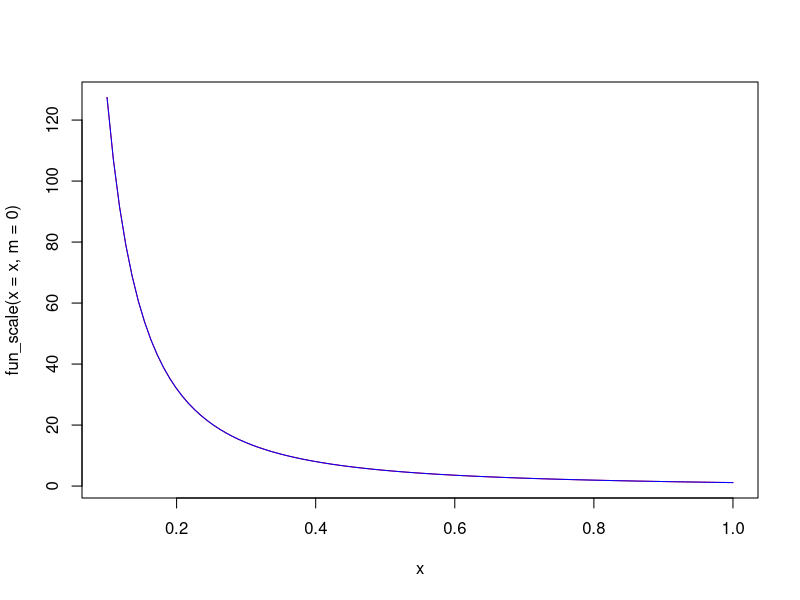
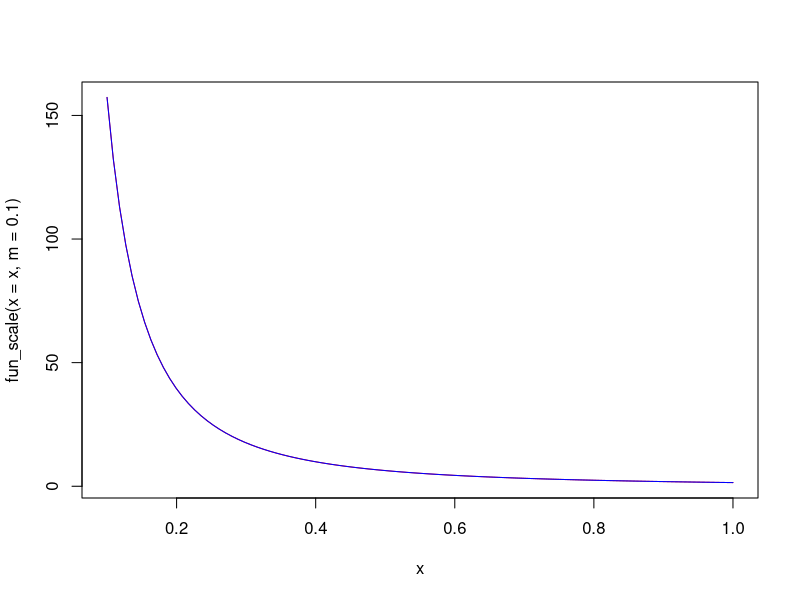
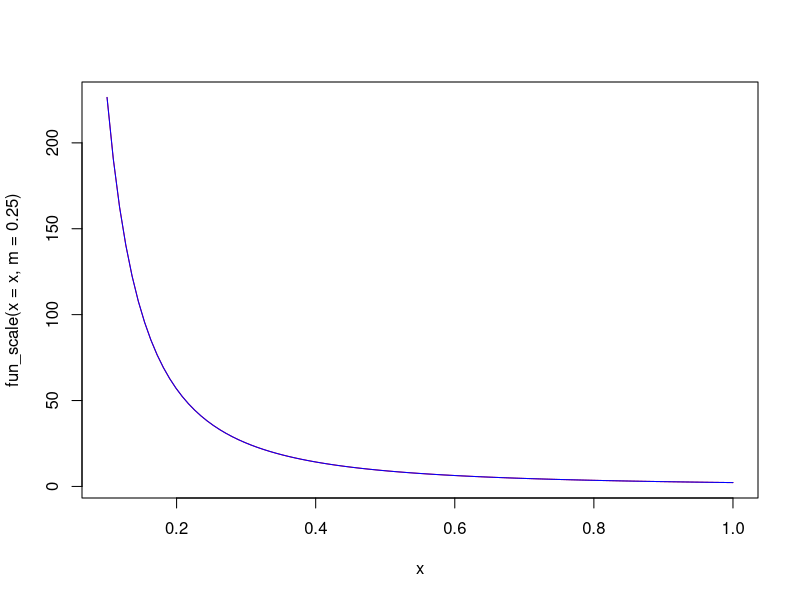
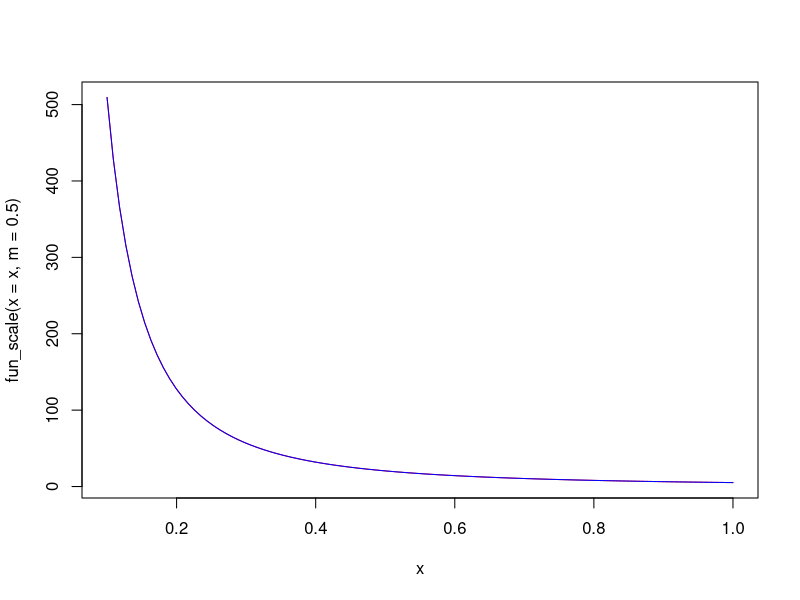
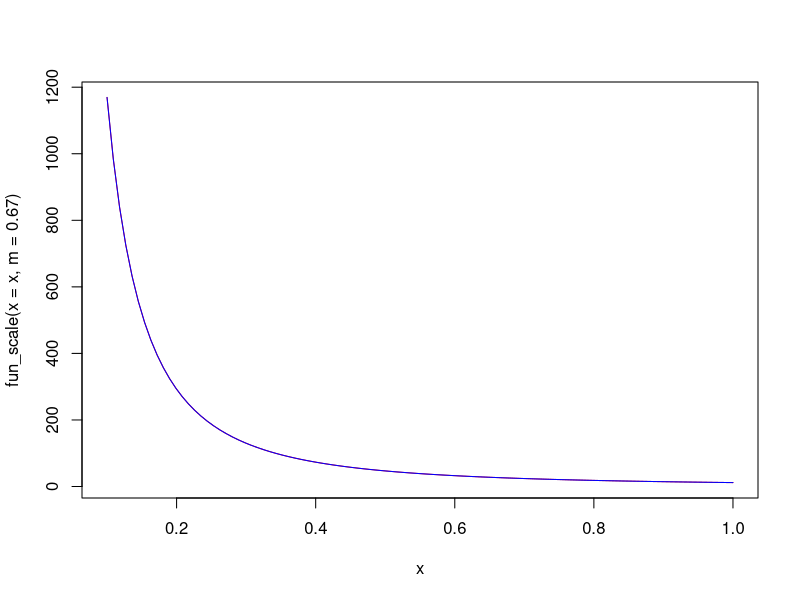
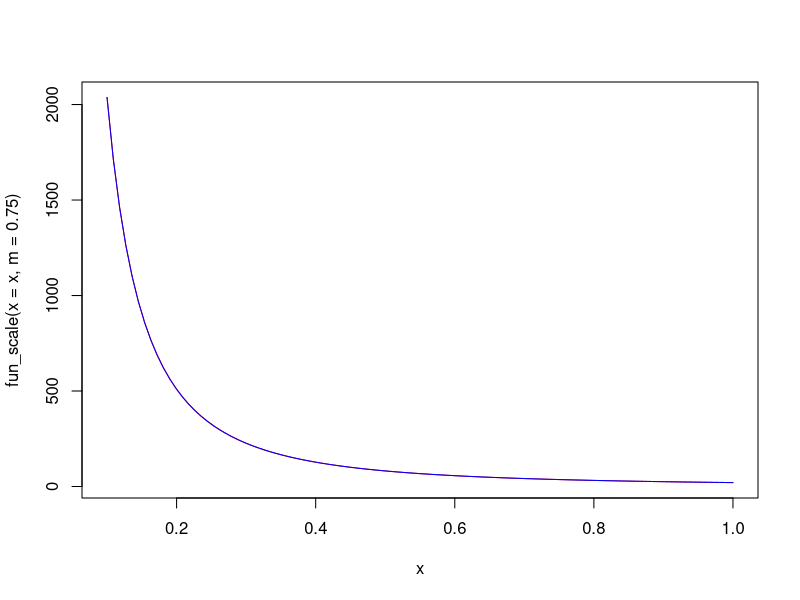
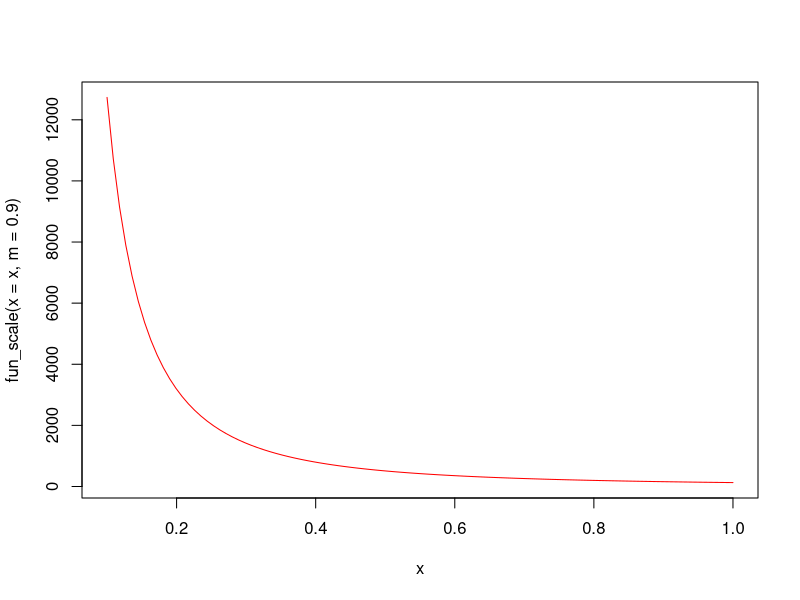
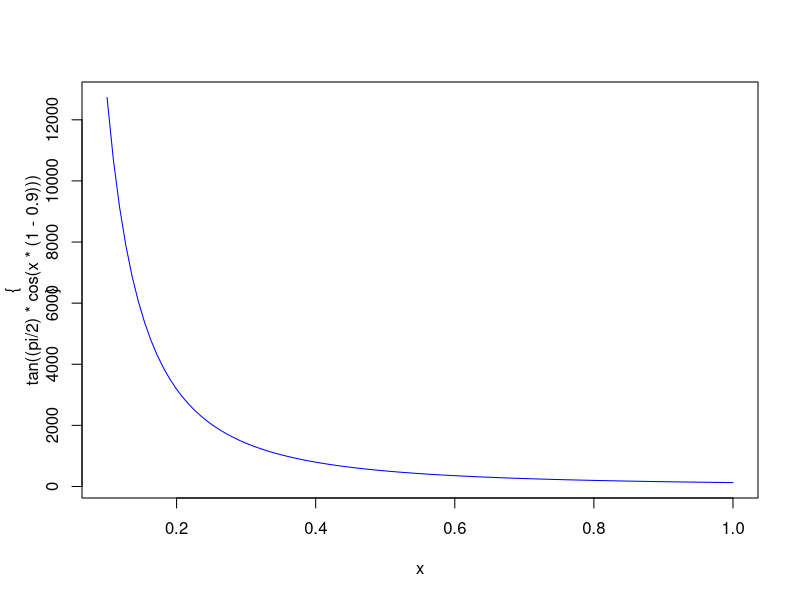

These charts were generated, in order, by the following R code:
fun_scale <- function(x, m){
  
  # ((1 - x) * (1 - m)) ^ - (x - m)
  # ((1 - x) * (1 - m)) ^ - (x - m)
  # 1 / m
  # (x/x) / (1 - m)
  # 1 / (1 + m)
  # 1 / ((1 - x) * (1 - m))
  # 1 / (x * (1 - m))
  # 1 / ((x / x) - m)
  # ((x/x) / (1 - m)) ^ (1 / (1 - x))
  # ((1 / m) - x) / m
  # tan(m * (pi / 2))
  tan((pi / 2) * cos(x * (1 - m)))
  # tan((pi / 2) * cos((pi / 2) * x * (1 - m)))
  # tan(acos(x * (1 - m)))
  
}

curve(fun_scale(x = x, m = 0), col = 'red', from = 0.1, to = 1); curve({tan((pi / 2) * cos(x * (1 - 0)))}, col = 'blue', add = T, from = 0.1, to = 1)
curve(fun_scale(x = x, m = 0.1), col = 'red', from = 0.1, to = 1); curve({tan((pi / 2) * cos(x * (1 - 0.1)))}, col = 'blue', add = T, from = 0.1, to = 1)
curve(fun_scale(x = x, m = 0.25), col = 'red', from = 0.1, to = 1); curve({tan((pi / 2) * cos(x * (1 - 0.25)))}, col = 'blue', add = T, from = 0.1, to = 1)
curve(fun_scale(x = x, m = 0.5), col = 'red', from = 0.1, to = 1); curve({tan((pi / 2) * cos(x * (1 - 0.5)))}, col = 'blue', add = T, from = 0.1, to = 1)
curve(fun_scale(x = x, m = 0.67), col = 'red', from = 0.1, to = 1); curve({tan((pi / 2) * cos(x * (1 - 0.67)))}, col = 'blue', add = T, from = 0.1, to = 1)
curve(fun_scale(x = x, m = 0.75), col = 'red', from = 0.1, to = 1); curve({tan((pi / 2) * cos(x * (1 - 0.75)))}, col = 'blue', add = T, from = 0.1, to = 1)
curve(fun_scale(x = x, m = 0.9), col = 'red', from = 0.1, to = 1); 
curve({tan((pi / 2) * cos(x * (1 - 0.9)))}, col = 'blue',from = 0.1, to = 1)
curve(fun_scale(x = x, m = 0.99), col = 'red', from = 0.1, to = 1); curve({tan((pi / 2) * cos(x * (1 - 0.99)))}, col = 'blue', add = T, from = 0.1, to = 1)
curve(fun_scale(x = x, m = 1), col = 'red', from = 0.1, to = 1); curve({tan((pi / 2) * cos(x * (1 - 1)))}, col = 'blue', add = T, from = 0.1, to = 1)

curve(fun_scale(x = x, m = 0), from = 0, to = 1, col = 'red')
# curve(fun_scale(x = x, m = 0), from = 0, to = 1, col = 'red')
curve(expr = 30 * (1 + x - x), from = 0, to = 1, add = T)


fun_scale(x = seq(0, 1, .1), m = 0) |> round(2) |> setNames(seq(0, 1, .1))
fun_scale(x = seq(0, 1, .1), m = 0.1) |> round(2) |> setNames(seq(0, 1, .1))
fun_scale(x = seq(0, 1, .1), m = 0.25) |> round(2) |> setNames(seq(0, 1, .1))
fun_scale(x = seq(0, 1, .1), m = 0.5) |> round(2) |> setNames(seq(0, 1, .1))
fun_scale(x = seq(0, 1, .1), m = 0.75) |> round(2) |> setNames(seq(0, 1, .1))
fun_scale(x = seq(0, 1, .1), m = 0.9) |> round(2) |> setNames(seq(0, 1, .1))
fun_scale(x = seq(0, 1, .1), m = 1) |> round(2) |> setNames(seq(0, 1, .1))

fun_eqvl <- function(x, m){
  # good models
  x ^ (
    (1 / x) ^
      (m / (1 - m))
  )
  
  # # # working, but not ideal
  # x ^ (m / (1 - m))
  # # default
  # # x ^ (1 / x)
  
  # # # non working
  # x ^ (
  #   (1 / x) ^
  #     (m / (1 - m))
  #   # (1 / (1 - m)) # not linear for m = 0
  # )
  # # linear interpolation
  # (x) * x + 
  #   (1 - x) * x ^ (1 / m)
  # # NaN
  # x ^ ((1 / x) * (m / (1 - m)))
  # x ^ ((1 - m) / x)
  # x ^ (m / x)
  
}

# fun_eqvl(0,1)
# fun_eqvl(0,0)
# 
# fun_eqvl(1,1)
# fun_eqvl(1,0)
# 
# fun_eqvl(0.9,1)
# fun_eqvl(0.5,1)
# fun_eqvl(0.25,1)
# fun_eqvl(0.1,1)
# fun_eqvl(0.99,1)
# fun_eqvl(1,1)
# 
# fun_eqvl(0.9,0.9)
# fun_eqvl(0.5,0.5)
# 
# fun_eqvl(0.7,0.9)
# fun_eqvl(0.3,0.5)
# 
# fun_eqvl(1,0.9)
# fun_eqvl(1,0.5)

(1 - .1) ^ (0.9 / (1 - 0.9))
(1 - .1) ^ (1 / 0.9)
(1 - .1) ^ 0.9
(1 - .1) ^ ((1 - 0.9) / 0.9)
(1 - .1) ^ (1 - 0.9)

fun_eqvl_logistic <- function(
    x
    , m
    , a = 0
    , b = 37
    , c = 1
    , k = x
    , nu = (1 - m) / (1 - x)
    , q = m * (1 - x)
){
  
  # generalized logistic function
  a +
    (k - a) / (
      (c + q * exp(- b * (x - m))) ^ (1 / nu)
    ) -> eqvl
  
  return(eqvl)
  
}

curve(1 / x, from = 0, to = 1)
curve(cos((1 - x) * (pi / 2)), from = 0, to = 1)
curve(exp(x), from = 0, to = 1)
curve(cos(1 - x), from = 0, to = 1)
curve(cosh(x), from = 0, to = 1)
curve(tanh((1 / (1 - x)) * (pi / 2)), from = 0, to = 1)
curve(1 / tanh(((1 - x) / x) * (pi / 2)), from = 0, to = 1)
curve(1 / tanh(((1 - x)) * (pi / 2)), from = 0, to = 1)
curve(1 / tan((1 - x) * (pi / 2)), from = 0, to = 1)
curve(1 / tan((x) * (pi / 2)), from = 0, to = 1)

# fun_eqvl_logistic_trig <- function(
#     x
#     , m
#     , a = 0
#     # , b = 37
#     # , b = tan(
#     #   (pi / 2) ^ (
#     #     cos((pi / 2) * (x * (1 - m)))
#     #   ))
#     # , b = tan(
#     #   (pi / 2) * 
#     #     (cos((pi / 2) * x * (1 - m))) ^ (1 - m)
#     #     # (cos((pi / 2) * x * (1 - m))) ^ x
#     #     # (cos((pi / 2) * x * (1 - m))) ^ m
#     #   )
#     # , b = 
#     #   tan(
#     #     (pi / 2) * 
#     #       cos(
#     #         (pi / 2) * 
#     #           (x * (1 - m)) ^ (1 / x)
#     #           # (x * (1 - m)) ^ (m / x)
#     #           # (x * (1 - m)) ^ ((1 - x) / (1 - m))
#     #           # (x * (1 - m)) ^ (m / x)
#     #           # (x * (1 - m)) ^ (m / (1 -x))
#     #           # (x * (1 - m)) ^ (1 / (1 - m))
#     #       )
#     #   )
#     # , b = tan((pi / 2) * (cos((pi / 2) * x * (1 - m))) ^ x)
#     
#     # , b = tan((pi / 2) * (cos((pi / 2) * x * (1 - m))) ^ (1 - m))
#     # , b = tan((pi / 2) * (cos((pi / 2) * x * (1 - m))) ^ ((1 - m) * x))
#     # , b = tan((pi / 2) * (cos((pi / 2) * x)) ^ ((1 - m) * x))
#     # , b = tan((pi / 2) * (cos((pi / 2) * (1 - m) * x)) ^ x)
#     
#     # , b = tan(acos((x * (1 - m)) ^ (1 / (1 - m))))
#     # , b = tan(acos((x * (1 - m)) ^ (1 / x)))
#     , c = 1
#     , q = m * (1 - x)
#     , k = x
#     , nu = x / m
#     # , nu = x
#     # , nu = (1 - m) / (1 - x)
#     # , nu = (x / m) * (1 - m) / (1 - x)
# ){
# 
#   # generalized logistic function
#   a +
#     (k - a) / (
#       (c + q * exp(- b * (x - m))) ^ (1 / nu)
#     ) -> eqvl
# 
#   return(eqvl)
# 
# }

fun_eqvl_logistic_trig <- function(
    x
    , m
    , a = 0
    
    # trig tan
    # , b = tan((pi/2) * (1 - x ^ (1 / (1 - m))))
    # , b = tan((pi/2) * (1 - x) ^ (1 - m))
    # , b = tan((pi/2) * (1 - x * (1 - m)) ^ ((1 - m)))
    
    # trig tan arccos
    # , b = tan(acos( (x * (1 - m)) ))
    # , b = tan(acos( (x * (1 - m)) ^ (1 / (1 - m)) ))
    # , b = tan(acos( (x * (1 - m)) ^ (1 / (1 - m)) ))
    # , b = tan(acos( ((x ^ (1 / m)) * (1 - m)) ))
    # , b = tan(acos( ((x ^ (1 / m)) * (1 - m)) ))
    # , b = tan(acos(
    # #   # (x * (1 - m)) ^ (1 / (1 - m))
    # #   # (x * (1 - m)) ^ (1 / (x * (1 - m)))
    # #   # (x * (1 - m)) ^ (1 / x)
    # ))
    # , b = tan(acos( (x * (1 - m)) ^ (1 / (1 - m)) ))
    # , b = tan(acos( (x * (1 - m)) ^ (1 / (1 - m)) ))
    # , b = tan(acos( x ^ (1 / (1 - m)) ))
    # , b = tan(acos((1 - m) ^ (1 / x)))
    # , b = tan(acos(x * (1 - m)))
    # , b = tan(acos(x ^ (1 / (1 - m))))
    # , b = tan(acos(x ^ (1 / (1 - m))))
    
    # trig tan pi/2 cos pi/2
    , b = tan((pi/2) * (cos((pi/2) * x * (1 - m))) ^ (1 - m))
    # , b = tan((pi/2) * cos(x * (1 - m)))
    # , b = tan((pi/2) * cos((pi/2) * x ^ (1 / (1 - m))))    
    # , b = tan((pi/2) * (cos((pi/2) * x * (1 - m))) ^ (1 / m))
    # , b = tan((pi/2) * (cos((pi/2) * x * (1 - m))) ^ (x / m))
    # , b = tan((pi/2) * (cos((pi/2) * x * (1 - m))) ^ ((1 - m) / (1 - x)))
    # , b = tan((pi/2) * (cos((pi/2) * x * (1 - m))) ^ (x * (1 - m)))
    # , b = tan((pi/2) * cos((pi/2) * x ^ (1 / (1 - m))))
    # , b = tan((pi/2) * cos((pi/2) * x ^ (1 / (1 - m))))
    
    
    
    # factorial
    # , b = factorial((x * (1 - m)) ^ -1/(1-x))
    # , b = factorial((x * (1 - m)) ^ -1)
    # , b = factorial((x * (1 - m)) ^ -1/(1-m))
    # , b = factorial(x ^ (-1 / (1 - m)))
    # , b = factorial(x ^ -(1 - m))
    
    # trig tan
    # , b = tan((pi/2) * ((1 - x) ^ (1 - m)))
    # , b = tan((pi/2) * m * (1 - x))
    # , b = tan((pi/2) * (1 - x * (1 - m)))
    # , b = tan((pi/2) * (1 - x * (1 - m)) ^ (1 - m))
    # , b = tan((pi/2) * (1 - x * (1 - m)) ^ (1 - m))
    
    # 1/cos
    # , b = (cos((pi/2) * (1 - x) ^ (x * (1 - m)))) ^ -1
    
    # exponential
    # , b = (x * (1 - m)) ^ -(1 / (1 - m))
    
    # , b = x ^ - (1 / (1 - m))
    # , b = (x / m) ^ - (1 / (1 - m))
    # , b = x ^ - (m / (1 - m))
    
    , c = 1
    , q = m * (1 - x)
    , k = x
    # , nu = 1
    , nu = x / m
    # , nu = (1 - m) / (1 - x)
    # , nu = (x / m) * (1 - m) / (1 - x)
){
  
  # generalized logistic function
  a +
    (k - a) / (
      (c + q * exp(- b * (x - m))) ^ (1 / nu)
    ) -> eqvl
  
  return(eqvl)
  
}

# fun_eqvl(seq(0, 1, .1), m = 0) |> round(2) |> setNames(seq(0, 1, .1))
# fun_eqvl(seq(0, 1, .1), m = 0.25) |> round(2) |> setNames(seq(0, 1, .1))
# fun_eqvl(seq(0, 1, .1), m = 0.5) |> round(2) |> setNames(seq(0, 1, .1))
# fun_eqvl(seq(0, 1, .1), m = 0.75) |> round(2) |> setNames(seq(0, 1, .1))
# fun_eqvl(seq(0, 1, .1), m = 0.9) |> round(2) |> setNames(seq(0, 1, .1))
# fun_eqvl(seq(0, 1, .1), m = 0.95) |> round(2) |> setNames(seq(0, 1, .1))
# fun_eqvl(seq(0, 1, .1), m = 0.99) |> round(2) |> setNames(seq(0, 1, .1))
# fun_eqvl(seq(0, 1, .1), m = 1) |> round(2) |> setNames(seq(0, 1, .1))

curve(fun_eqvl_logistic_trig(x = x, m = 0), col = 'red'); curve(fun_eqvl_logistic(x = x, m = 0, b = 37, nu = (1 - 0) / (1 - x)), col = 'blue', add = T); curve(x ^ 1, add = T)
curve(fun_eqvl_logistic_trig(x = x, m = 0.01), col = 'red'); curve(fun_eqvl_logistic(x = x, m = 0.01, b = 37, nu = (1 - 0.01) / (1 - x)), col = 'blue', add = T); curve(x ^ 1, add = T)
curve(fun_eqvl_logistic_trig(x = x, m = 0.1), col = 'red'); curve(fun_eqvl_logistic(x = x, m = 0.1, b = 37, nu = (1 - 0.1) / (1 - x)), col = 'blue', add = T); curve(x ^ 1, add = T)
curve(fun_eqvl_logistic_trig(x = x, m = 0.25), col = 'red'); curve(fun_eqvl_logistic(x = x, m = 0.25, b = 37, nu = (1 - 0.25) / (1 - x)), col = 'blue', add = T); curve(x ^ 1, add = T)
curve(fun_eqvl_logistic_trig(x = x, m = 0.5), col = 'red'); curve(fun_eqvl_logistic(x = x, m = 0.5, b = 37, nu = (1 - 0.5) / (1 - x)), col = 'blue', add = T); curve(x ^ 1, add = T)
curve(fun_eqvl_logistic_trig(x = x, m = 0.67), col = 'red'); curve(fun_eqvl_logistic(x = x, m = 0.67, b = 37, nu = (1 - 0.67) / (1 - x)), col = 'blue', add = T); curve(x ^ 1, add = T)
curve(fun_eqvl_logistic_trig(x = x, m = 0.75), col = 'red'); curve(fun_eqvl_logistic(x = x, m = 0.75, b = 37, nu = (1 - 0.75) / (1 - x)), col = 'blue', add = T); curve(x ^ 1, add = T)
curve(fun_eqvl_logistic_trig(x = x, m = 0.9), col = 'red'); curve(fun_eqvl_logistic(x = x, m = 0.9, b = 37, nu = (1 - 0.9) / (1 - x)), col = 'blue', add = T); curve(x ^ 1, add = T)
curve(fun_eqvl_logistic_trig(x = x, m = 0.95), col = 'red'); curve(fun_eqvl_logistic(x = x, m = 0.95, b = 37, nu = (1 - 0.95) / (1 - x)), col = 'blue', add = T); curve(x ^ 1, add = T)
curve(fun_eqvl_logistic_trig(x = x, m = 0.99), col = 'red'); curve(fun_eqvl_logistic(x = x, m = 0.99, b = 37, nu = (1 - 0.99) / (1 - x)), col = 'blue', add = T); curve(x ^ 1, add = T)
curve(fun_eqvl_logistic_trig(x = x, m = 1), col = 'red'); curve(fun_eqvl_logistic(x = x, m = 1, b = 37, nu = (1 - 1) / (1 - x)), col = 'blue', add = T); curve(x ^ 1, add = T)

curve(fun_eqvl_logistic_trig(x = x, m = 0), col = 'red'); curve(x ^ 1, add = T)
curve(fun_eqvl_logistic_trig(x = x, m = 0.01), col = 'red'); curve(x ^ 1, add = T)
curve(fun_eqvl_logistic_trig(x = x, m = 0.1), col = 'red'); curve(x ^ 1, add = T)
curve(fun_eqvl_logistic_trig(x = x, m = 0.25), col = 'red'); curve(x ^ 1, add = T)
curve(fun_eqvl_logistic_trig(x = x, m = 0.5), col = 'red'); curve(x ^ 1, add = T)
curve(fun_eqvl_logistic_trig(x = x, m = 0.67), col = 'red'); curve(x ^ 1, add = T)
curve(fun_eqvl_logistic_trig(x = x, m = 0.75), col = 'red'); curve(x ^ 1, add = T)
curve(fun_eqvl_logistic_trig(x = x, m = 0.9), col = 'red'); curve(x ^ 1, add = T)
curve(fun_eqvl_logistic_trig(x = x, m = 0.95), col = 'red'); curve(x ^ 1, add = T)
curve(fun_eqvl_logistic_trig(x = x, m = 0.99), col = 'red'); curve(x ^ 1, add = T)
curve(fun_eqvl_logistic_trig(x = x, m = 1), col = 'red'); curve(x ^ 1, add = T)

# curve(fun_eqvl_logistic(x = x, m = 0), col = 'red'); curve(fun_eqvl(x = x, m = 0), col = 'blue', add = T); curve(x ^ 1, add = T)
# curve(fun_eqvl_logistic(x = x, m = 0.01), col = 'red'); curve(fun_eqvl(x = x, m = 0.01), col = 'blue', add = T); curve(x ^ 1, add = T)
# curve(fun_eqvl_logistic(x = x, m = 0.1), col = 'red'); curve(fun_eqvl(x = x, m = 0.1), col = 'blue', add = T); curve(x ^ 1, add = T)
# curve(fun_eqvl_logistic(x = x, m = 0.25), col = 'red'); curve(fun_eqvl(x = x, m = 0.25), col = 'blue', add = T); curve(x ^ 1, add = T)
# curve(fun_eqvl_logistic(x = x, m = 0.5), col = 'red'); curve(fun_eqvl(x = x, m = 0.5), col = 'blue', add = T); curve(x ^ 1, add = T)
# curve(fun_eqvl_logistic(x = x, m = 0.67), col = 'red'); curve(fun_eqvl(x = x, m = 0.5), col = 'blue', add = T); curve(x ^ 1, add = T)
# curve(fun_eqvl_logistic(x = x, m = 0.75), col = 'red'); curve(fun_eqvl(x = x, m = 0.75), col = 'blue', add = T); curve(x ^ 1, add = T)
# curve(fun_eqvl_logistic(x = x, m = 0.9), col = 'red'); curve(fun_eqvl(x = x, m = 0.9), col = 'blue', add = T); curve(x ^ 1, add = T)
# curve(fun_eqvl_logistic(x = x, m = 0.95), col = 'red'); curve(fun_eqvl(x = x, m = 0.95), col = 'blue', add = T); curve(x ^ 1, add = T)
# curve(fun_eqvl_logistic(x = x, m = 0.99), col = 'red'); curve(fun_eqvl(x = x, m = 0.99), col = 'blue', add = T); curve(x ^ 1, add = T)
# curve(fun_eqvl_logistic(x = x, m = 1), col = 'red'); curve(fun_eqvl(x = x, m = 1), col = 'blue', add = T); curve(x ^ 1, add = T)

fun_eqvl_logistic_trig(seq(0, 1, .1), m = 0) |> round(2) |> setNames(seq(0, 1, .1))
fun_eqvl_logistic_trig(seq(0, 1, .1), m = 0.01) |> round(2) |> setNames(seq(0, 1, .1))
fun_eqvl_logistic_trig(seq(0, 1, .1), m = 0.1) |> round(2) |> setNames(seq(0, 1, .1))
fun_eqvl_logistic_trig(seq(0, 1, .1), m = 0.25) |> round(2) |> setNames(seq(0, 1, .1))
fun_eqvl_logistic_trig(seq(0, 1, .1), m = 0.5) |> round(2) |> setNames(seq(0, 1, .1))
fun_eqvl_logistic_trig(seq(0, 1, .1), m = 0.67) |> round(2) |> setNames(seq(0, 1, .1))
fun_eqvl_logistic_trig(seq(0, 1, .1), m = 0.75) |> round(2) |> setNames(seq(0, 1, .1))
fun_eqvl_logistic_trig(seq(0, 1, .1), m = 0.9) |> round(2) |> setNames(seq(0, 1, .1))
fun_eqvl_logistic_trig(seq(0, 1, .1), m = 0.95) |> round(2) |> setNames(seq(0, 1, .1))
fun_eqvl_logistic_trig(seq(0, 1, .1), m = 0.99) |> round(2) |> setNames(seq(0, 1, .1))
fun_eqvl_logistic_trig(seq(0, 1, .1), m = 1) |> round(2) |> setNames(seq(0, 1, .1))

# curve(fun_eqvl_logistic(x = x, m = 0), col = 'red'); curve(x ^ 1, add = T)
# curve(fun_eqvl_logistic(x = x, m = 0.01), col = 'red'); curve(x ^ 1, add = T)
# curve(fun_eqvl_logistic(x = x, m = 0.1), col = 'red'); curve(x ^ 1, add = T)
# curve(fun_eqvl_logistic(x = x, m = 0.25), col = 'red'); curve(x ^ 1, add = T)
# curve(fun_eqvl_logistic(x = x, m = 0.5), col = 'red'); curve(x ^ 1, add = T)
# curve(fun_eqvl_logistic(x = x, m = 0.75), col = 'red'); curve(x ^ 1, add = T)
# curve(fun_eqvl_logistic(x = x, m = 0.9), col = 'red'); curve(x ^ 1, add = T)
# curve(fun_eqvl_logistic(x = x, m = 0.95), col = 'red'); curve(x ^ 1, add = T)
# curve(fun_eqvl_logistic(x = x, m = 0.99), col = 'red'); curve(x ^ 1, add = T)
# curve(fun_eqvl_logistic(x = x, m = 1), col = 'red'); curve(x ^ 1, add = T)

# curve(fun_eqvl(x = x, t = 0), col = 'red'); curve(x ^ 1, add = T)
# curve(fun_eqvl(x = x, t = 0.25), col = 'red'); curve(x ^ 1, add = T)
# curve(fun_eqvl(x = x, t = 0.5), col = 'red'); curve(x ^ 1, add = T)
# curve(fun_eqvl(x = x, t = 0.75), col = 'red'); curve(x ^ 1, add = T)
# curve(fun_eqvl(x = x, t = 0.9), col = 'red'); curve(x ^ 1, add = T)
# curve(fun_eqvl(x = x, t = 0.95), col = 'red'); curve(x ^ 1, add = T)
# curve(fun_eqvl(x = x, t = 0.99), col = 'red'); curve(x ^ 1, add = T)
# curve(fun_eqvl(x = x, t = 1), col = 'red'); curve(x ^ 1, add = T)
